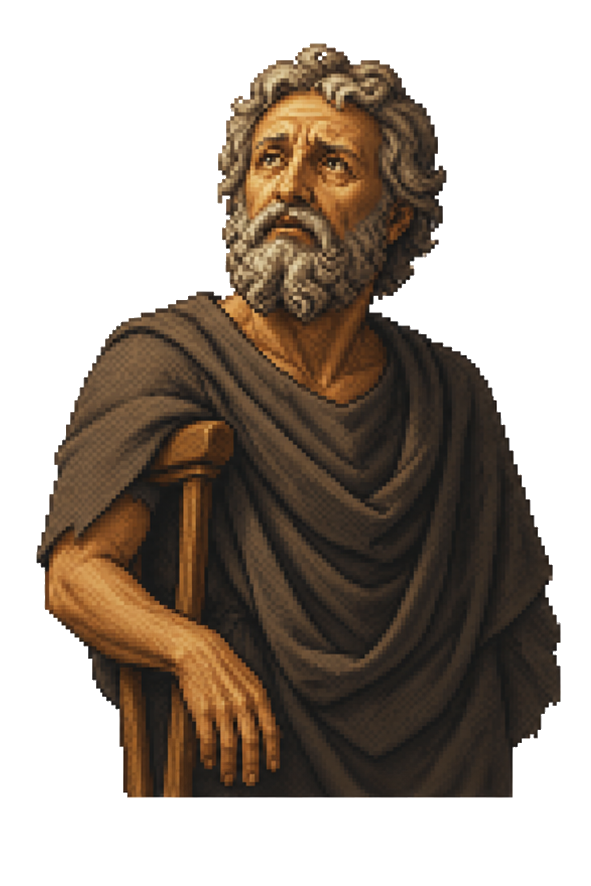
#> input picture assets/images/epicteto/01-repouso.png, 591 x 886 px; its folder holds 3 pictures in this run
$ python verificar-sequencia.py
#> lines starting #> are read from the running program, lines starting #| are printed output that depends on the picture; after the words box and inside, x2 and y2 are one past the last pixel; in counts of white or black regions, pixels touching at a corner belong together
#!/usr/bin/env python3
"""
Verifica os quadros da sequencia do Epicteto usada na tela de boas-vindas.

Roda os tres testes que pegam os defeitos descritos em
docs/splash-sequencia-epicteto.md:

  1. os tres quadros tem o mesmo tamanho de canvas
  2. o corpo do personagem esta na mesma posicao nos tres (so a mao muda)
  3. nao ha pixels soltos grudados nas bordas do canvas

Uso:  python3 scripts/verificar-sequencia.py
Requer Pillow e numpy:  pip3 install Pillow numpy
"""

import sys
from pathlib import Path

try:
    import numpy as np
    from PIL import Image
except ImportError:
    sys.exit('Faltam dependencias. Rode: pip3 install Pillow numpy')

PASTA = Path(__file__).resolve().parent.parent / 'assets' / 'images' / 'epicteto'
QUADROS = ['01-repouso', '02-ajuste', '03-retorno']

# Margem aceita de desalinhamento, em pixels do canvas original.
TOLERANCIA_PX = 2

# Fracao superior da imagem usada para alinhar: cabeca e tronco, que nao
# deveriam se mover entre os quadros.
FAIXA_ESTATICA = 0.45


def carregar():
    mascaras = {}
    for nome in QUADROS:
        caminho = PASTA / f'{nome}.png'
        if not caminho.exists():
            sys.exit(f'Arquivo nao encontrado: {caminho}')
        imagem = Image.open(caminho).convert('RGBA')
#> imagem is the input picture: PIL image 591x886 RGBA; mean R, G, B, A 40.7, 30.5, 21.2, 128.5
        mascaras[nome] = (np.array(imagem)[:, :, 3] > 0, imagem.size)
    return mascaras


def testar_canvas(mascaras):
    tamanhos = {nome: tamanho for nome, (_, tamanho) in mascaras.items()}
    unicos = set(tamanhos.values())
    if len(unicos) > 1:
        for nome, tamanho in tamanhos.items():
            print(f'    {nome}: {tamanho[0]}x{tamanho[1]}')
        return False, 'os quadros tem canvas de tamanhos diferentes'
    largura, altura = unicos.pop()
    return True, f'todos em {largura}x{altura}'


def testar_alinhamento(mascaras):
    referencia = QUADROS[0]
    altura = mascaras[referencia][0].shape[0]
    faixa = slice(0, int(altura * FAIXA_ESTATICA))
    base = mascaras[referencia][0][faixa]

    falhas = []
    for nome in QUADROS:
        alvo = mascaras[nome][0][faixa]
        melhor_dx, melhor_pontuacao = 0, -1
        for dx in range(-120, 121):
            pontuacao = np.logical_and(base, np.roll(alvo, dx, axis=1)).sum()
            if pontuacao > melhor_pontuacao:
                melhor_pontuacao, melhor_dx = pontuacao, dx
        sobreposicao = melhor_pontuacao / base.sum() * 100
        estado = 'ok' if abs(melhor_dx) <= TOLERANCIA_PX else 'FORA'
        print(f'    {nome:<12} desvio {melhor_dx:+4d} px   sobreposicao {sobreposicao:5.1f}%   {estado}')
        if abs(melhor_dx) > TOLERANCIA_PX:
            falhas.append(f'{nome} ({melhor_dx:+d} px)')

    if falhas:
        return False, 'quadros desalinhados: ' + ', '.join(falhas)
    return True, 'corpo alinhado nos tres quadros'


def testar_bordas(mascaras):
    falhas = []
    for nome in QUADROS:
        mascara = mascaras[nome][0]
        bordas = {
            'esquerda': mascara[:, 0],
            'direita': mascara[:, -1],
            'topo': mascara[0, :],
            'base': mascara[-1, :],
        }
        for lado, linha in bordas.items():
            quantidade = int(linha.sum())
            if quantidade:
                print(f'    {nome:<12} {quantidade} px opacos na borda {lado}')
                falhas.append(f'{nome}/{lado}')
    if falhas:
        return False, 'conteudo encostando na borda do canvas: ' + ', '.join(falhas)
    return True, 'nenhum pixel solto nas bordas'


def main():
    mascaras = carregar()
#> mascaras = 3 items
    testes = [
        ('Canvas', testar_canvas),
        ('Alinhamento do corpo', testar_alinhamento),
        ('Bordas limpas', testar_bordas),
    ]

    tudo_ok = True
    for titulo, funcao in testes:
        print(f'\n{titulo}')
        ok, mensagem = funcao(mascaras)
        print(f'  {"PASSOU" if ok else "FALHOU"}: {mensagem}')
        tudo_ok = tudo_ok and ok
#> this loop made 3 passes
#> (ok, tudo_ok) on passes 2 to 3: (False, False), (False, False)
#> (ok, mensagem, tudo_ok) on pass 1: (True, 'todos em 591x886', True)
#|   PASSOU: todos em 591x886
#|   FALHOU: quadros desalinhados: 03-retorno (-37 px)
#|   FALHOU: conteudo encostando na borda do canvas: 03-retorno/direita
#> pass 2, in testar_alinhamento, `base = mascaras[referencia][0][faixa]`:
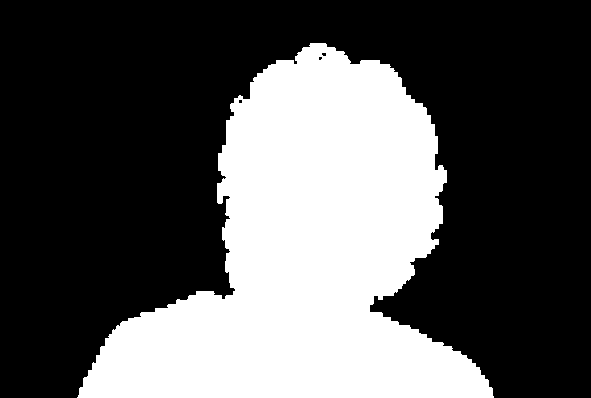
#> base: shape (398, 591) bool; 34.1% white; 1 white region, box (x1, y1, x2, y2) and area: (77, 43, 494, 398) 80307

    print()
    if tudo_ok:
        print('Sequencia aprovada — pode commitar.')
        return 0
    print('Sequencia reprovada. Ver docs/splash-sequencia-epicteto.md')
    return 1


if __name__ == '__main__':
#> (the run stopped early here; a loop or call above may not have finished)
